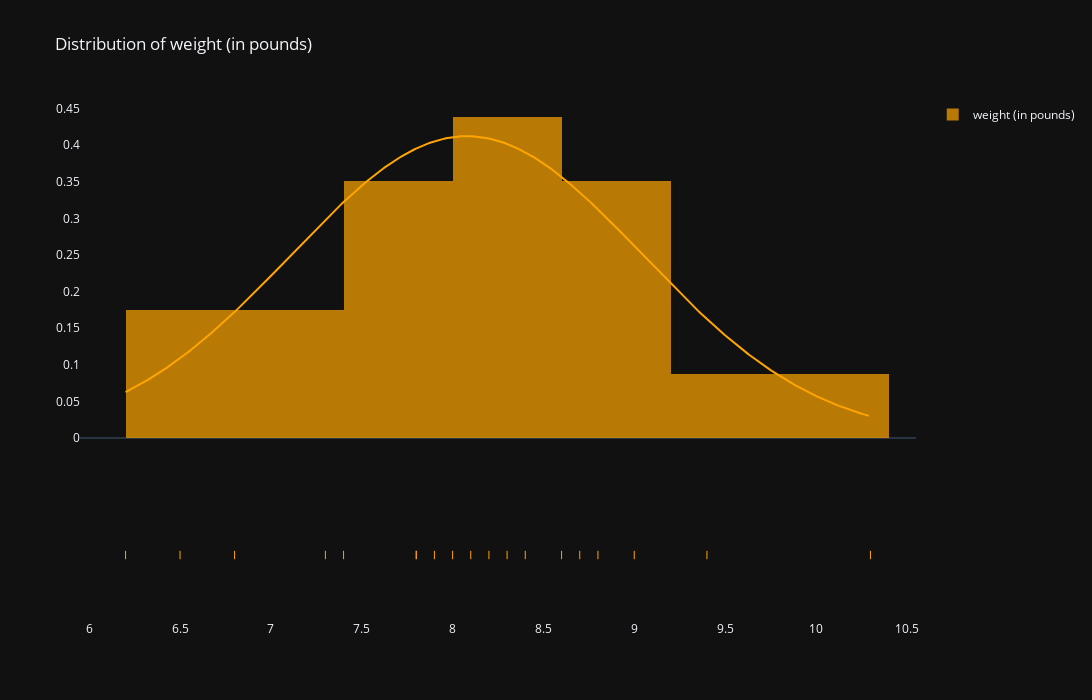

The code cell stored with this chart in its notebook:
### Code cell
# fitting the normal curve

fig = ff.create_distplot(variables, labels, show_hist=True, colors = ['orange'],bin_size=.6,curve_type="normal") # 

fig.update_layout(title='Distribution of weight (in pounds) ',
                  autosize=False,
                  width=1200,
                  height=700,
                  template = "plotly_dark")
fig.update_xaxes(showgrid= False)
fig.update_yaxes(showgrid= False)  

fig.show()

### Figure 1 — Plotly figure (JSON) as saved in the notebook; plotly's stock layout.template omitted (floating-point values rounded to 4 significant figures; data arrays with more than 128 entries replaced by an {"elided": "..."} marker saying what was removed)
{"data": [{"autobinx": false, "histnorm": "probability density", "legendgroup": "weight (in pounds)", "marker": {"color": "orange"}, "name": "weight (in pounds)", "opacity": 0.7, "type": "histogram", "x": [7.8, 8.2, 9, 8.8, 6.5, 7.4, 8.4, 8.3, 9.4, 10.3, 6.8, 8.1, 7.3, 6.2, 8, 8.7, 7.9, 7.8, 8.6], "xaxis": "x", "xbins": {"end": 10.3, "size": 0.6, "start": 6.2}, "yaxis": "y"}, {"legendgroup": "weight (in pounds)", "marker": {"color": "orange"}, "mode": "lines", "name": "weight (in pounds)", "showlegend": false, "type": "scatter", "x": {"elided": "500 float values"}, "xaxis": "x", "y": {"elided": "500 float values"}, "yaxis": "y"}, {"legendgroup": "weight (in pounds)", "marker": {"color": "orange", "symbol": "line-ns-open"}, "mode": "markers", "name": "weight (in pounds)", "showlegend": false, "type": "scatter", "x": [7.8, 8.2, 9, 8.8, 6.5, 7.4, 8.4, 8.3, 9.4, 10.3, 6.8, 8.1, 7.3, 6.2, 8, 8.7, 7.9, 7.8, 8.6], "xaxis": "x", "y": ["weight (in pounds)", "weight (in pounds)", "weight (in pounds)", "weight (in pounds)", "weight (in pounds)", "weight (in pounds)", "weight (in pounds)", "weight (in pounds)", "weight (in pounds)", "weight (in pounds)", "weight (in pounds)", "weight (in pounds)", "weight (in pounds)", "weight (in pounds)", "weight (in pounds)", "weight (in pounds)", "weight (in pounds)", "weight (in pounds)", "weight (in pounds)"], "yaxis": "y2"}], "layout": {"autosize": false, "barmode": "overlay", "height": 700, "hovermode": "closest", "legend": {"traceorder": "reversed"}, "title": {"text": "Distribution of weight (in pounds) "}, "width": 1200, "xaxis": {"anchor": "y2", "domain": [0, 1], "showgrid": false, "zeroline": false}, "yaxis": {"anchor": "free", "domain": [0.35, 1], "position": 0, "showgrid": false}, "yaxis2": {"anchor": "x", "domain": [0, 0.25], "dtick": 1, "showgrid": false, "showticklabels": false}}}
